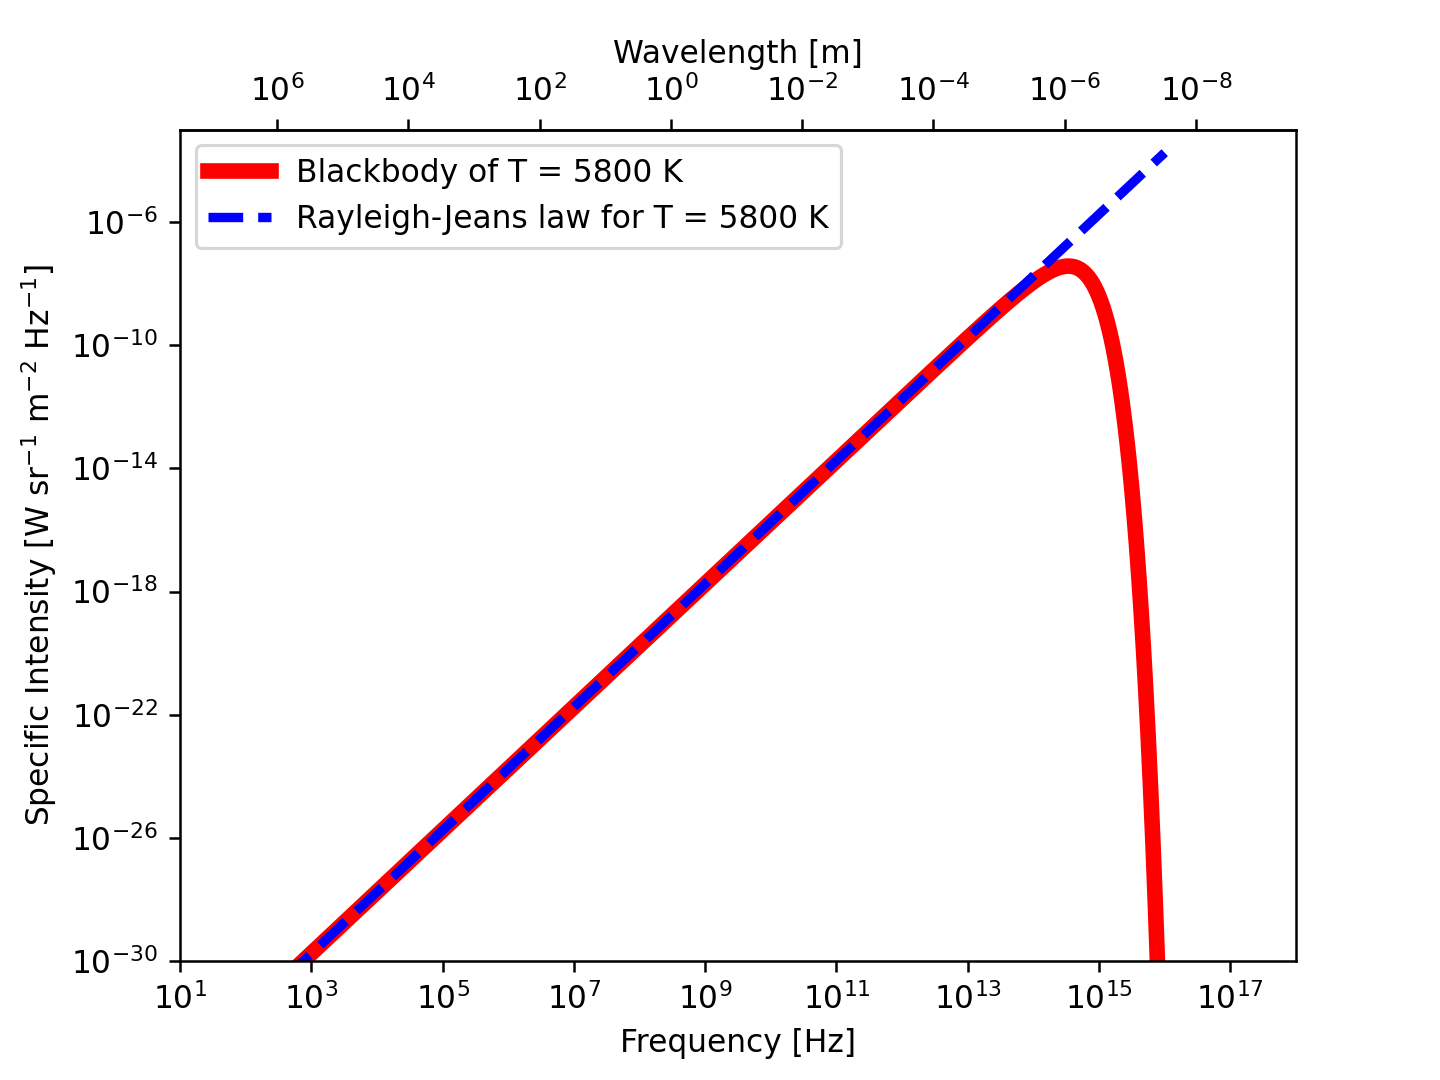

Reproduce this figure in Python.
#!/usr/pkg/bin/python3.9

#
# Time-stamp: <2022/11/13 15:04:06 (CST) daisuke>
#

# importing numpy module
import numpy

# importing scipy module
import scipy.constants

# importing matplotlib module
import matplotlib.figure
import matplotlib.backends.backend_agg

# output file name
file_output = 'ai202209_s09_00_14.png'

#
# function to calculate blackbody curve
#
def bb_nu (frequency, T):
    # speed of light
    c = scipy.constants.physical_constants['speed of light in vacuum']

    # Planck constant
    h = scipy.constants.physical_constants['Planck constant']

    # Boltzmann constant
    k = scipy.constants.physical_constants['Boltzmann constant']

    # calculation of Planck function
    blackbody = 2.0 * h[0] * frequency**3 / c[0]**2 \
        / (numpy.exp (h[0] * frequency / (k[0] * T) ) - 1.0 )

    # returning blackbody curve
    return (blackbody)

# function to calculate Rayleigh-Jeans law
def rj_nu (frequency, T):
    # speed of light
    c = scipy.constants.physical_constants['speed of light in vacuum']

    # Boltzmann constant
    k = scipy.constants.physical_constants['Boltzmann constant']

    # calculation of Rayleigh-Jeans law
    blackbody = 2.0 * frequency**2 * k[0] * T / c[0]**2

    # returning blackbody curve by Rayleigh-Jeans law
    return (blackbody)

# temperature of blackbody
T = 5800.0

# printing temperature of blackbody
print (f'Temperature:')
print (f'  T = {T} K')

# range of frequency (from 10**0 Hz to 10**16 Hz)
frequency_min = 0.0
frequency_max = 16.0

# frequency in Hz
frequency = numpy.logspace (frequency_min, frequency_max, num=16001)

# T = 5800 K blackbody spectrum
bb_5800 = bb_nu (frequency, T)
rj_5800 = rj_nu (frequency, T)

# printing Planck function
print (f'Frequency:')
print (f'{frequency}')
print (f'Planck function:')
print (f'{bb_5800}')
print (f'Rayleigh-Jeans law:')
print (f'{rj_5800}')

# making objects "fig", "canvas", and "ax"
fig    = matplotlib.figure.Figure ()
canvas = matplotlib.backends.backend_agg.FigureCanvasAgg (fig)
ax     = fig.add_subplot (111)

# labels
ax.set_xlabel ('Frequency [Hz]')
ax.set_ylabel ('Specific Intensity [W sr$^{-1}$ m$^{-2}$ Hz$^{-1}$]')

# axes
ax.set_xscale ('log')
ax.set_yscale ('log')
ax.set_xlim (10**1, 10**18)
ax.set_ylim (10**-30, 10**-3)

# make secondary X-axis
c   = scipy.constants.physical_constants['speed of light in vacuum'][0]
ax2 = ax.secondary_xaxis (location='top', \
                          functions=(lambda x: c/x, lambda x: c/x) )
ax2.set_xlabel ('Wavelength [m]')

# plotting data
ax.plot (frequency, bb_5800, linestyle='-', color='r', \
         linewidth=5, label='Blackbody of T = 5800 K')
ax.plot (frequency, rj_5800, linestyle='--', color='b', \
         linewidth=3, label='Rayleigh-Jeans law for T = 5800 K')
ax.legend ()

# saving the plot into a file
fig.savefig (file_output, dpi=225)
